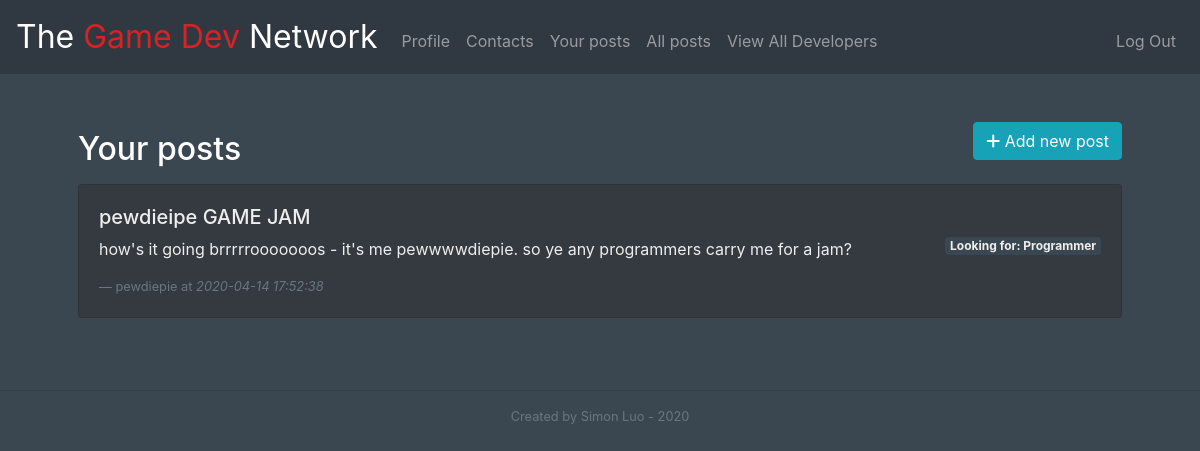
Screenshot of /your_posts (signed in) with the database file from the repository.
### tables this page shows
CREATE TABLE posts (
    user_id     INTEGER NOT NULL,  
    title       TEXT    NOT NULL,
    role        TEXT    NOT NULL,
    text        TEXT    NOT NULL,
    timestamp   DATETIME DEFAULT CURRENT_TIMESTAMP
);

CREATE TABLE users (
    id INTEGER PRIMARY KEY AUTOINCREMENT NOT NULL, 
    email	TEXT	NOT NULL,
    username    TEXT        NOT NULL, 
    hash        TEXT        NOT NULL,
    role        TEXT        NOT NULL 
, description	TEXT);

### app.py (the view)
@app.route("/your_posts")
@login_required
def your_posts():
    posts = db.execute(
        "SELECT title, posts.role, text, username, timestamp FROM posts " +
        "JOIN users ON posts.user_id=users.id WHERE user_id=:user_id ORDER BY timestamp DESC",
        user_id=session["user_id"]
    )
    return render_template("posts.html", title="Your posts", posts=posts)

### app.py (called while the page is built)
@app.after_request
def after_request(response):
    response.headers["Cache-Control"] = "no-cache, no-store, must-revalidate"
    response.headers["Expires"] = 0
    response.headers["Pragma"] = "no-cache"
    return response

### helpers.py (called while the page is built)
def login_required(f):
    @wraps(f)
    def decorated_function(*args, **kwargs):
        if session.get("user_id") is None:
            return redirect("/login")
        return f(*args, **kwargs)
    return decorated_function

### templates/posts.html (shortened to what this page needs)
{% extends "layout.html" %}
{% block main %}
  <a class="btn btn-info float-r" href="/add_post">
    <i class="fas fa-plus"></i> Add new post
  </a>
  <h2 class="text-left py-2">{{ title }}</h2>
  {% for post in posts %}
    <div class="card bg-dark text-light my-2">
      <a href="#">
        <div class="card-body">
          <div class="class-title">
            <h5>{{ post["title"] }}</h5>
            <span class="badge float-r">Looking for: {{ post["role"] }}</span>
          </div>
          <p class="card-text">{{ post["text"] }}</p>
          <footer class="blockquote-footer">{{ post["username"]}} at <cite>{{ post["timestamp"] }}</cite></footer>
        </div>
      </a>
    </div>
  {% endfor %}
{% endblock %}

### static/styles.css (style rules this page uses)
a { text-decoration: none; color: #eeeeee; }
.bg-1 { background-color: #3a4750; }
.text-white { color: #eeeeee; }
.card { text-align: left; }
.badge { background-color: #3a4750; }
.float-r { float: right; }

### rows the page displays
posts: title "pewdieipe GAME JAM", role "Programmer", text "how's it going brrrrrooooooos - it's me pewwwwdiepie. so ye any programmers carry me for a jam?", username "pewdiepie", timestamp "2020-04-14 17:52:38"

### other values shown
{{ title }} "Your posts"
